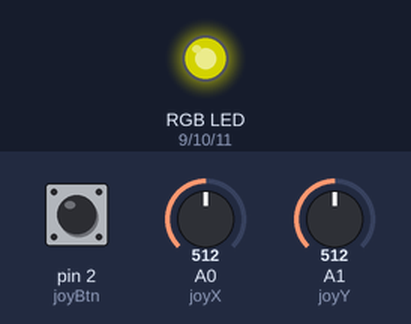
This sketch was run on a simulated Arduino Uno, built with avr-gcc and run on an emulated ATmega328P. On the bench: an RGB LED mixed from three pins (HIGH = lit). Inputs (shaded band) come from the test bench; at power-on: A0 (joyX) = 512, A1 (joyY) = 512, pin 2 (joyBtn) HIGH. Dim RGB values are drawn brighter than linear.

Above: at 1.2 s.
1.3 s: A0 (joyX) set to 716
At 2.0 s:
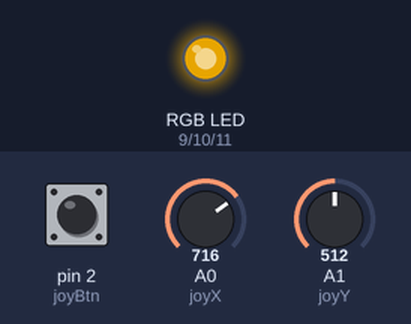
2.8 s: A1 (joyY) set to 716
At 3.2 s:
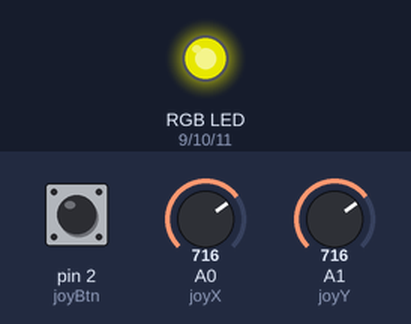
4.3 s: pin 2 (joyBtn) pulled LOW for 0.15 s
At 4.37 s:
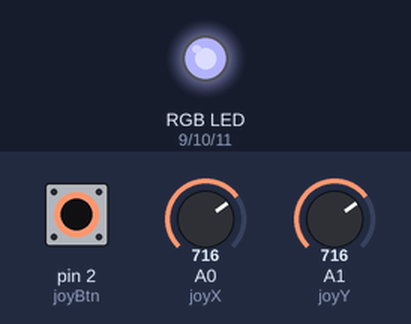
5.9 s: A0 (joyX) set to 900
At 6.6 s:
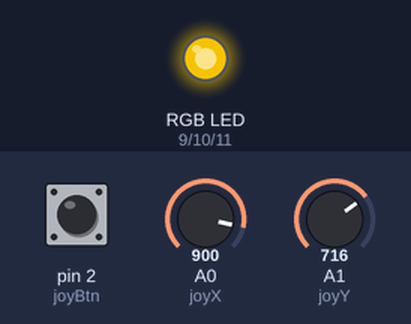
7.4 s: A1 (joyY) set to 900
At 7.8 s:
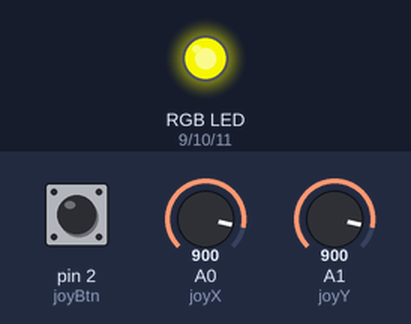
8.9 s: pin 2 (joyBtn) pulled LOW for 1 s
At 9.7 s:
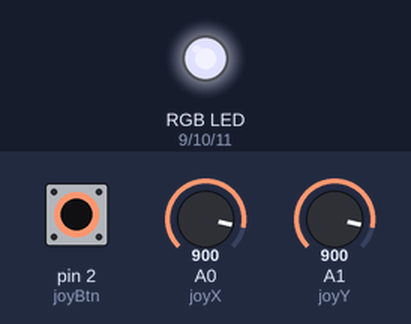
Timing chart, 0 to 11.9 s (numbered marks = the images above; inputs shaded):
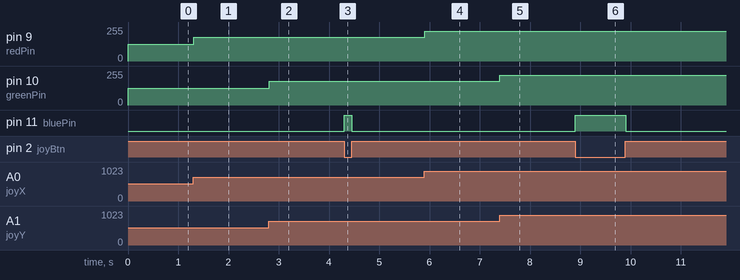

Measured:
- after the input at 1.3 s, pin 9 (redPin): 127/255 → 178/255 at once
- after the input at 2.8 s, pin 10 (greenPin): 127/255 → 178/255 at once
- after the input at 4.3 s, pin 11 (bluePin): LOW → HIGH at once, → LOW 0.14 s later
- after the input at 5.9 s, pin 9 (redPin): 178/255 → 224/255 at once
- after the input at 7.4 s, pin 10 (greenPin): 178/255 → 224/255 at once
- after the input at 8.9 s, pin 11 (bluePin): LOW → HIGH at once, → LOW 1.0 s later

The sketch:

rgb-mood-lighting.ino
```cpp
const int redPin = 9;
const int greenPin = 10;
const int bluePin = 11;

const int joyX = A0;
const int joyY = A1;
const int joyBtn = 2; // The click button on the stick

void setup() {
  pinMode(redPin, OUTPUT);
  pinMode(greenPin, OUTPUT);
  pinMode(bluePin, OUTPUT);
  pinMode(joyBtn, INPUT_PULLUP); // Use internal resistor for the button
}

void loop() {
  // 1. Map X-axis to Red
  int xVal = analogRead(joyX);
  int r = map(xVal, 0, 1023, 0, 255); // map function explained in the theory part

  // 2. Map Y-axis to Green
  int yVal = analogRead(joyY);
  int g = map(yVal, 0, 1023, 0, 255); // map function explained in the theory part

  // 3. Use the button to toggle Blue (Simple On/Off for now)
  int b = 0;
  if (digitalRead(joyBtn) == LOW) { // Button is pressed
    b = 255;
  }

  // 4. Output the mixed color
  analogWrite(redPin, r);
  analogWrite(greenPin, g);
  analogWrite(bluePin, b);

  delay(10);
}
```
